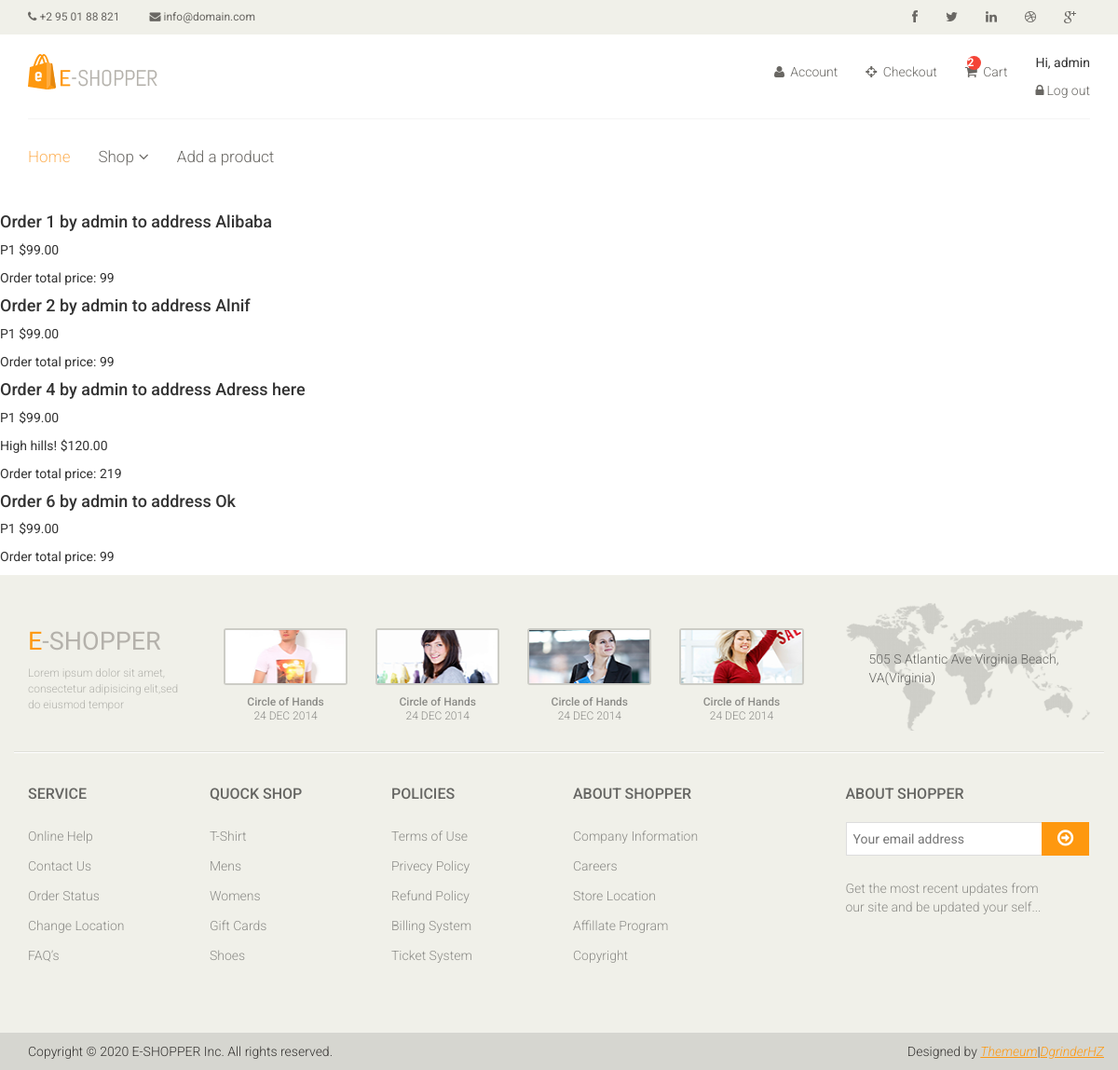
/orders/show_user_orders/ (signed in), run on an earlier commit of the app's database.
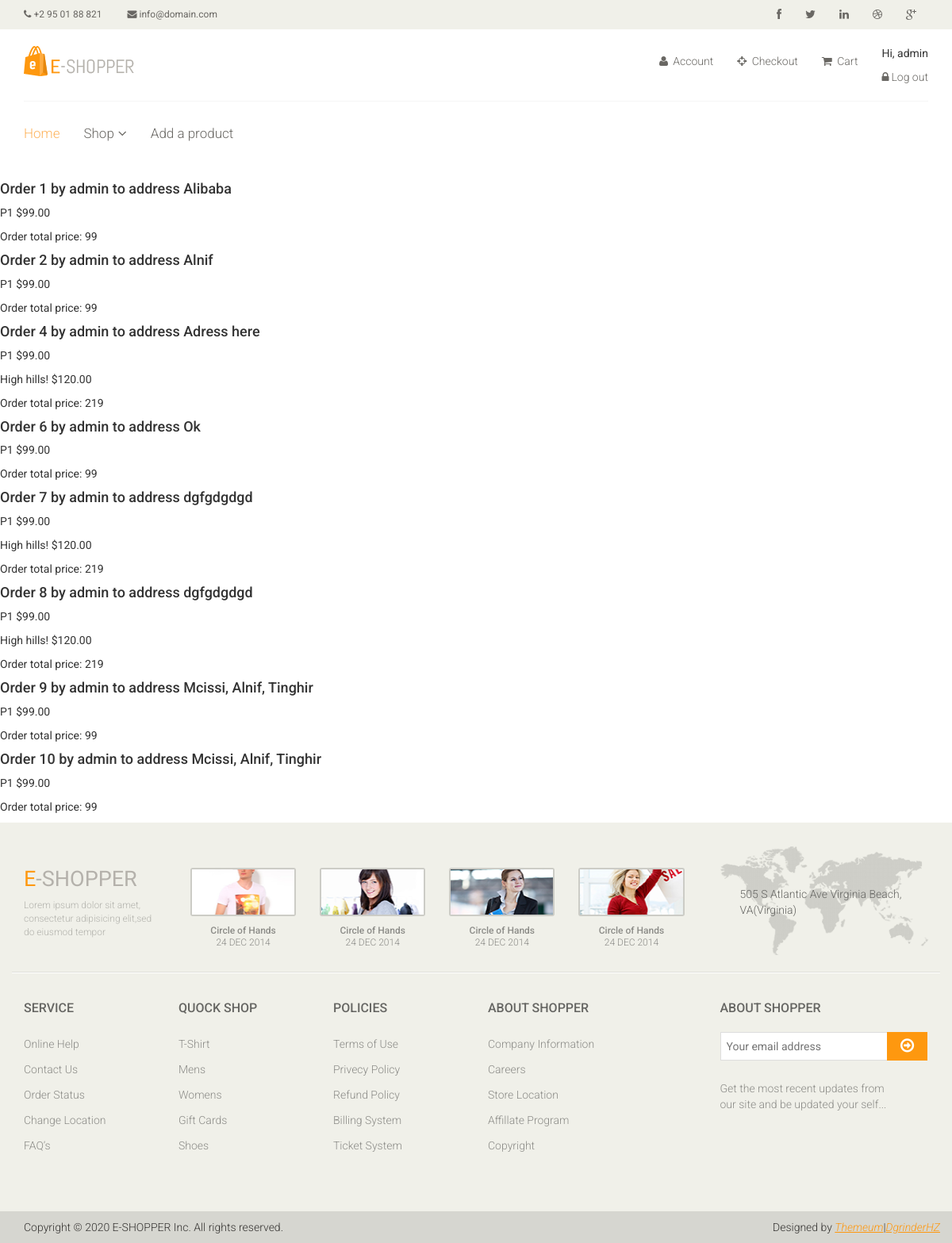
And on a later commit of the database.
### carts/models.py (models this page shows, shortened)
class Cart(models.Model):
    user = models.OneToOneField(User,
                                related_name='cart',
                                on_delete=models.CASCADE)
    items = models.ManyToManyField(Product)
    updated_at = models.DateTimeField(auto_now=True)

### orders/models.py (models this page shows, shortened)
class Order(models.Model):
    address = models.CharField(max_length=100)
    user = models.ForeignKey(User, on_delete=models.CASCADE)
    items = models.ManyToManyField(Product)
    created_at = models.DateTimeField(auto_now_add=True)
    def total_price(self):
        return self.items.aggregate(total_price=Sum('price'))['total_price']

### products/models.py (models this page shows, shortened)
class Product(models.Model):
    title = models.CharField(max_length=100)
    description = models.TextField(max_length=500, blank=True, null=True)
    price = models.PositiveIntegerField()
    created_at = models.DateTimeField(auto_now_add=True)
    brand = models.CharField(max_length=100)
    image = models.ImageField(upload_to='products', null=True)

### orders/views.py (the view)
# urls.py: path('orders/show_user_orders/', show_user_orders, name='show_user_orders'),
@login_required
def show_user_orders(request):
    user = request.user
    orders = get_list_or_404(Order, user=user)
    return render(request, 'orders/orders_list.html', {'orders': orders})

### templates/orders/orders_list.html (shortened to what this page needs)
{% extends "base.html" %}
{% block content %}
    {% for order in orders %}
        <h4>Order {{ order.id }} by {{ order.user }} to address {{ order.address }}</h4>
        {% for item in order.items.all %}
            <p>{{item.title | capfirst }}  ${{item.price | floatformat:2 }}</p>
        {% endfor %}
        <p class="product-price">Order total price: {{ order.total_price }}</p>
    {% empty %}
    <p>No orders yet.</p>
    {% endfor %}
{% endblock %}

### templates/base.html (shortened to what this page needs)
{% load static %}
<!DOCTYPE html>
<html lang="en">
<head>
    <link href="{% static 'css/bootstrap.min.css' %}" rel="stylesheet">
    <link href="{% static 'css/font-awesome.min.css' %}" rel="stylesheet">
    <link href="{% static 'css/prettyPhoto.css' %}" rel="stylesheet">
    <link href="{% static 'css/price-range.css' %}" rel="stylesheet">
    <link href="{% static 'css/animate.css' %}" rel="stylesheet">
    <link href="{% static 'css/main.css' %}" rel="stylesheet">
    <link href="{% static 'css/responsive.css' %}" rel="stylesheet">
</head>
<body>
    <header id="header">
        <div class="header_top">
            <div class="container">
                <div class="row">
                    <div class="col-sm-6">
                        <div class="contactinfo">
                            <ul class="nav nav-pills">
                                <li><a href="#"><i class="fa fa-phone"></i> +2 95 01 88 821</a></li>
                                <li><a href="#"><i class="fa fa-envelope"></i> info@domain.com</a></li>
                            </ul>
                        </div>
                    </div>
                    <div class="col-sm-6">
                        <div class="social-icons pull-right">
                            <ul class="nav navbar-nav">
                                <li><a href="#"><i class="fa fa-facebook"></i></a></li>
                                <li><a href="#"><i class="fa fa-twitter"></i></a></li>
                                <li><a href="#"><i class="fa fa-linkedin"></i></a></li>
                                <li><a href="#"><i class="fa fa-dribbble"></i></a></li>
                                <li><a href="#"><i class="fa fa-google-plus"></i></a></li>
                            </ul>
                        </div>
                    </div>
                </div>
            </div>
        </div>
        <div class="header-middle">
            <div class="container">
                <div class="row">
                    <div class="col-sm-4">
                        <div class="logo pull-left">
                            <a href="{% url 'home' %}"><img src="{% static 'images/home/logo.png' %}" alt="" /></a>
                        </div>
                    </div>
                    <div class="col-sm-8">
                        <div class="shop-menu pull-right">
                            <ul class="nav navbar-nav">
                                <li><a href="#"><i class="fa fa-user"></i> Account</a></li>
                                <li><a href="{% url 'order' %}"><i class="fa fa-crosshairs"></i> Checkout</a></li>
                                <li>
                                    <a href="{% url 'cart' %}">
                                        {% if request.user.cart.items.all|length > 0 %}
                                        <span>
                                            {{ request.user.cart.items.all|length }}
                                        </span>
                                        {% endif %}
                                        <i class="fa fa-shopping-cart"></i>
                                        Cart
                                    </a>
                                </li>
                                <li>
                                    {% if user.is_authenticated %}
                                    <p>Hi, {{ user.username }}</p>
                                    <a href="{% url 'logout' %}"><i class="fa fa-lock"></i>Log out</a>
                                    {% else  %}
                                    <a href="{% url 'login' %}"><i class="fa fa-lock"></i>Log in</a>
                                    {% endif %}
                                </li>
                            </ul>
                        </div>
                    </div>
                </div>
            </div>
        </div>
        <div class="header-bottom">
            <div class="container">
                <div class="row">
                    <div class="col-sm-9">
                        <div class="mainmenu pull-left">
                            <ul class="nav navbar-nav collapse navbar-collapse">
                                <li><a href="{% url 'home' %}" class="active">Home</a></li>
                                <li class="dropdown"><a href="#">Shop<i class="fa fa-angle-down"></i></a>
                                </li>
                                {% if user.is_superuser%}
                                <li><a href="{% url 'product_add' %}">Add a product</a></li>
                                {% else %}
                                <li><a href="contact-us.html">Contact</a></li>
                                {% endif %}
                            </ul>
                        </div>
                    </div>
                </div>
            </div>
        </div>
    </header>
    {% block content %}
    {% endblock %}
    <footer id="footer">
		<div class="footer-top">
			<div class="container">
				<div class="row">
					<div class="col-sm-2">
						<div class="companyinfo">
							<h2><span>e</span>-shopper</h2>
							<p>Lorem ipsum dolor sit amet, consectetur adipisicing elit,sed do eiusmod tempor</p>
						</div>
					</div>
					<div class="col-sm-7">
						<div class="col-sm-3">
							<div class="video-gallery text-center">
								<a href="#">
									<div class="iframe-img">
										<img src="{% static 'images/home/iframe1.png' %}" alt="" />
									</div>
								</a>
								<p>Circle of Hands</p>
								<h2>24 DEC 2014</h2>
							</div>
						</div>
						<div class="col-sm-3">
							<div class="video-gallery text-center">
								<a href="#">
									<div class="iframe-img">
										<img src="{% static 'images/home/iframe2.png' %}" alt="" />
									</div>
								</a>
								<p>Circle of Hands</p>
								<h2>24 DEC 2014</h2>
							</div>
						</div>
						<div class="col-sm-3">
							<div class="video-gallery text-center">
								<a href="#">
									<div class="iframe-img">
										<img src="{% static 'images/home/iframe3.png' %}" alt="" />
									</div>
								</a>
								<p>Circle of Hands</p>
								<h2>24 DEC 2014</h2>
							</div>
						</div>
						<div class="col-sm-3">
							<div class="video-gallery text-center">
								<a href="#">
									<div class="iframe-img">
										<img src="{% static 'images/home/iframe4.png' %}" alt="" />
									</div>
								</a>
								<p>Circle of Hands</p>
								<h2>24 DEC 2014</h2>
							</div>
						</div>
					</div>
					<div class="col-sm-3">
						<div class="address">
							<img src="{% static 'images/home/map.png' %}" alt="" />
							<p>505 S Atlantic Ave Virginia Beach, VA(Virginia)</p>
						</div>
					</div>
				</div>
			</div>
		</div>
		<div class="footer-widget">
			<div class="container">
				<div class="row">
					<div class="col-sm-2">
						<div class="single-widget">
							<h2>Service</h2>
							<ul class="nav nav-pills nav-stacked">
								<li><a href="#">Online Help</a></li>
								<li><a href="#">Contact Us</a></li>
								<li><a href="#">Order Status</a></li>
								<li><a href="#">Change Location</a></li>
								<li><a href="#">FAQ’s</a></li>
							</ul>
						</div>
					</div>
					<div class="col-sm-2">
						<div class="single-widget">
							<h2>Quock Shop</h2>
							<ul class="nav nav-pills nav-stacked">
								<li><a href="#">T-Shirt</a></li>
								<li><a href="#">Mens</a></li>
								<li><a href="#">Womens</a></li>
								<li><a href="#">Gift Cards</a></li>
								<li><a href="#">Shoes</a></li>
							</ul>
						</div>
					</div>
					<div class="col-sm-2">
						<div class="single-widget">
							<h2>Policies</h2>
							<ul class="nav nav-pills nav-stacked">
								<li><a href="#">Terms of Use</a></li>
								<li><a href="#">Privecy Policy</a></li>
								<li><a href="#">Refund Policy</a></li>
								<li><a href="#">Billing System</a></li>
								<li><a href="#">Ticket System</a></li>
							</ul>
						</div>
					</div>
					<div class="col-sm-2">
						<div class="single-widget">
							<h2>About Shopper</h2>
							<ul class="nav nav-pills nav-stacked">
								<li><a href="#">Company Information</a></li>
								<li><a href="#">Careers</a></li>
								<li><a href="#">Store Location</a></li>
								<li><a href="#">Affillate Program</a></li>
								<li><a href="#">Copyright</a></li>
							</ul>
						</div>
					</div>
					<div class="col-sm-3 col-sm-offset-1">
						<div class="single-widget">
							<h2>About Shopper</h2>
							<form action="#" class="searchform">
								<input type="text" placeholder="Your email address" />
								<button type="submit" class="btn btn-default"><i class="fa fa-arrow-circle-o-right"></i></button>
								<p>Get the most recent updates from <br />our site and be updated your self...</p>
							</form>
						</div>
					</div>
				</div>
			</div>
		</div>
		<div class="footer-bottom">
			<div class="container">
				<div class="row">
					<p class="pull-left">Copyright © 2020 E-SHOPPER Inc. All rights reserved.</p>
					<p class="pull-right">Designed by <span><a target="_blank" href="http://www.themeum.com">Themeum</a>|<a target="_blank" href="https://github.com/DgrinderHZ">DgrinderHZ</a></span></p>
				</div>
			</div>
		</div>
	</footer>
</body>
</html>
</html>

### static/css/main.css (style rules this page uses)
body { font-family: 'Roboto', sans-serif; background:; position: relative; font-weight:400px; }
ul li { list-style: none; }
a { -webkit-transition: 300ms; -moz-transition: 300ms; -o-transition: 300ms; transition: 300ms; }
h1, h2, h3, h4, h5, h6 { font-family: 'Roboto', sans-serif; }
.header_top { background: none repeat scroll 0 0 #F0F0E9; }
.contactinfo ul li:first-child { margin-left: -15px; }
.contactinfo ul li a { font-size: 12px; color: #696763; font-family: 'Roboto', sans-serif; }
.social-icons ul li a { border: 0 none; border-radius: 0; color: #696763; padding:0px; }
.social-icons ul li { display:inline-block; }
.social-icons ul li a i { padding: 11px 15px; transition: all 0.9s ease 0s; -moz-transition: all 0.9s ease 0s; -webkit-transition: all 0.9s ease 0s; -o-transition: all 0.9s ease 0s; }
.header-middle .container .row { border-bottom: 1px solid #f5f5f5; margin-left: 0; margin-right: 0; padding-bottom: 20px; padding-top: 20px; }
.header-middle .container .row .col-sm-4 { padding-left: 0; }
.header-middle .container .row .col-sm-8 { padding-right:0; }
.shop-menu ul li { display:inline-block; padding-left: 15px; padding-right: 15px; }
.shop-menu ul li:last-child { padding-right: 0; }
.shop-menu ul li a { background: #FFFFFF; color: #696763; font-family: 'Roboto', sans-serif; font-size: 14px; font-weight: 300; padding:0; padding-right: 0; margin-top: 10px; }
.shop-menu ul li a i { margin-right:3px; }
.header-bottom { padding-bottom: 30px; padding-top: 30px; }
.navbar-collapse.collapse { padding-left: 0; }
.mainmenu ul li { padding-right: 15px; padding-left: 15px; }
.mainmenu ul li:first-child { padding-left: 0px; }
.mainmenu ul li a { color: #696763; font-family: 'Roboto', sans-serif; font-size: 17px; font-weight: 300; padding: 0; padding-bottom: 10px; }
.mainmenu ul li a:hover, .mainmenu ul li a.active, .shop-menu ul li a.active { background:none; color:#fdb45e; }
.fa-angle-down { padding-left: 5px; }
#footer { background: #F0F0E9; }
.footer-top .container { border-bottom: 1px solid #E0E0DA; padding-bottom: 20px; }
.companyinfo { margin-top: 57px; }
.companyinfo h2 { color: #B4B1AB; font-family: abel; font-size: 27px; text-transform: uppercase; }
.companyinfo h2 span { color:#FE980F; }
.companyinfo p { color: #B3B3AD; font-family: 'Roboto', sans-serif; font-size: 12px; font-weight: 300; }
.footer-top .col-sm-3 { overflow: hidden; }
.video-gallery { margin-top: 57px; position: inherit; }
.video-gallery a img { height: 100%; width: 100%; }
.iframe-img { position: relative; display: block; height: 61px; margin-bottom: 10px; border: 2px solid #CCCCC6; border-radius: 3px; }
.video-gallery p { color: #8C8C88; font-family: 'Roboto', sans-serif; font-size: 12px; font-weight: 500; margin-bottom:0px; }
.video-gallery h2 { color: #8c8c88; font-family: 'Roboto', sans-serif; font-size: 12px; font-weight: 300; text-transform:uppercase; margin-top:0px; }
.address { margin-top: 30px; position: relative; overflow: hidden; }
.address img { width:100%; }
.address p { color: #666663; font-family: 'Roboto', sans-serif; font-size: 14px; font-weight: 300; left: 25px; position: absolute; top: 50px; }
.footer-widget { margin-bottom: 68px; }
.footer-widget .container { border-top: 1px solid #FFFFFF; padding-top: 15px; }
.single-widget h2 { color: #666663; font-family: 'Roboto', sans-serif; font-size: 16px; font-weight: 500; margin-bottom: 22px; text-transform: uppercase; }
.single-widget ul li a { color: #8C8C88; font-family: 'Roboto', sans-serif; font-size: 14px; font-weight: 300; padding: 5px 0; }
.searchform input { border: 1px solid #DDDDDD; color: #CCCCC6; font-family: 'Roboto', sans-serif; font-size: 14px; margin-top: 0; outline: medium none; padding: 7px; width: 212px; }
.searchform button { background: #FE980F; border: medium none; border-radius: 0; margin-left: -5px; margin-top: -3px; padding: 7px 17px; }
.searchform button i { color: #FFFFFF; font-size: 20px; }
.searchform p { color: #8C8C88; font-family: 'Roboto', sans-serif; font-size: 14px; font-weight: 300; margin-top: 25px; }
.footer-bottom { background: #D6D6D0; padding-top: 10px; }
.footer-bottom p { color: #363432; font-family: 'Roboto', sans-serif; font-weight: 300; margin-left: 15px; }
.footer-bottom p span a { color: #FE980F; font-style: italic; text-decoration: underline; }

What changed in the data, as far as the page shows it:
added Order: id "7", user "admin", address "dgfgdgdgd", total_price "219", Product (title "P1", price "99.00"), Product (title "High hills!", price "120.00")
added Order: id "8", user "admin", address "dgfgdgdgd", total_price "219", Product (title "P1", price "99.00"), Product (title "High hills!", price "120.00")
added Order: id "9", user "admin", address "Mcissi, Alnif, Tinghir", total_price "99", Product (title "P1", price "99.00")
added Order: id "10", user "admin", address "Mcissi, Alnif, Tinghir", total_price "99", Product (title "P1", price "99.00")
Also different on the page:
{{ request.user.cart.items.all|length }}: "2" → (not shown)
